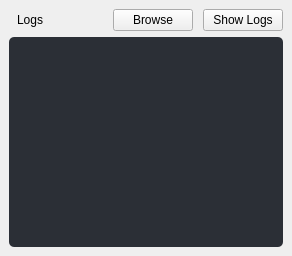
            <widget class="QWidget" name="LogsPage">
             <property name="sizePolicy">
              <sizepolicy hsizetype="Preferred" vsizetype="Preferred">
               <horstretch>0</horstretch>
               <verstretch>0</verstretch>
              </sizepolicy>
             </property>
             <layout class="QVBoxLayout" name="verticalLayout_11">
              <property name="leftMargin">
               <number>9</number>
              </property>
              <property name="topMargin">
               <number>9</number>
              </property>
              <property name="rightMargin">
               <number>9</number>
              </property>
              <property name="bottomMargin">
               <number>9</number>
              </property>
              <item alignment="Qt::AlignTop">
               <widget class="QWidget" name="LogsBar" native="true">
                <property name="styleSheet">
                 <string notr="true"/>
                </property>
                <layout class="QHBoxLayout" name="horizontalLayout_10">
                 <property name="spacing">
                  <number>10</number>
                 </property>
                 <property name="leftMargin">
                  <number>0</number>
                 </property>
                 <property name="topMargin">
                  <number>0</number>
                 </property>
                 <property name="rightMargin">
                  <number>0</number>
                 </property>
                 <property name="bottomMargin">
                  <number>0</number>
                 </property>
                 <item>
                  <widget class="QLabel" name="logsTitle">
                   <property name="styleSheet">
                    <string notr="true">padding-left:5px;</string>
                   </property>
                   <property name="text">
                    <string>Logs</string>
                   </property>
                  </widget>
                 </item>
                 <item>
                  <widget class="QPushButton" name="browseLogsBtn">
                   <property name="sizePolicy">
                    <sizepolicy hsizetype="Maximum" vsizetype="Fixed">
                     <horstretch>0</horstretch>
                     <verstretch>0</verstretch>
                    </sizepolicy>
                   </property>
                   <property name="cursor">
                    <cursorShape>PointingHandCursor</cursorShape>
                   </property>
                   <property name="text">
                    <string>Browse</string>
                   </property>
                   <property name="icon">
                    <iconset resource="resources.qrc">
                     <normaloff>:/feather/folder-minus.svg</normaloff>:/feather/folder-minus.svg</iconset>
                   </property>
                  </widget>
                 </item>
                 <item>
                  <widget class="QPushButton" name="showLogsBtn">
                   <property name="sizePolicy">
                    <sizepolicy hsizetype="Maximum" vsizetype="Fixed">
                     <horstretch>0</horstretch>
                     <verstretch>0</verstretch>
                    </sizepolicy>
                   </property>
                   <property name="cursor">
                    <cursorShape>PointingHandCursor</cursorShape>
                   </property>
                   <property name="text">
                    <string>Show Logs</string>
                   </property>
                   <property name="icon">
                    <iconset resource="resources.qrc">
                     <normaloff>:/feather/file-text.svg</normaloff>:/feather/file-text.svg</iconset>
                   </property>
                  </widget>
                 </item>
                </layout>
               </widget>
              </item>
              <item>
               <widget class="QWidget" name="mainLogs" native="true">
                <property name="sizePolicy">
                 <sizepolicy hsizetype="Preferred" vsizetype="Expanding">
                  <horstretch>0</horstretch>
                  <verstretch>0</verstretch>
                 </sizepolicy>
                </property>
                <property name="styleSheet">
                 <string notr="true">background-color:#2b2f36;
border-radius:5px;
padding-left:100px;</string>
                </property>
                <layout class="QVBoxLayout" name="verticalLayout_12">
                 <item>
                  <widget class="QTextBrowser" name="textBrowser">
                   <property name="styleSheet">
                    <string notr="true">margin:0;
padding:0;</string>
                   </property>
                  </widget>
                 </item>
                </layout>
               </widget>
              </item>
             </layout>
            </widget>
